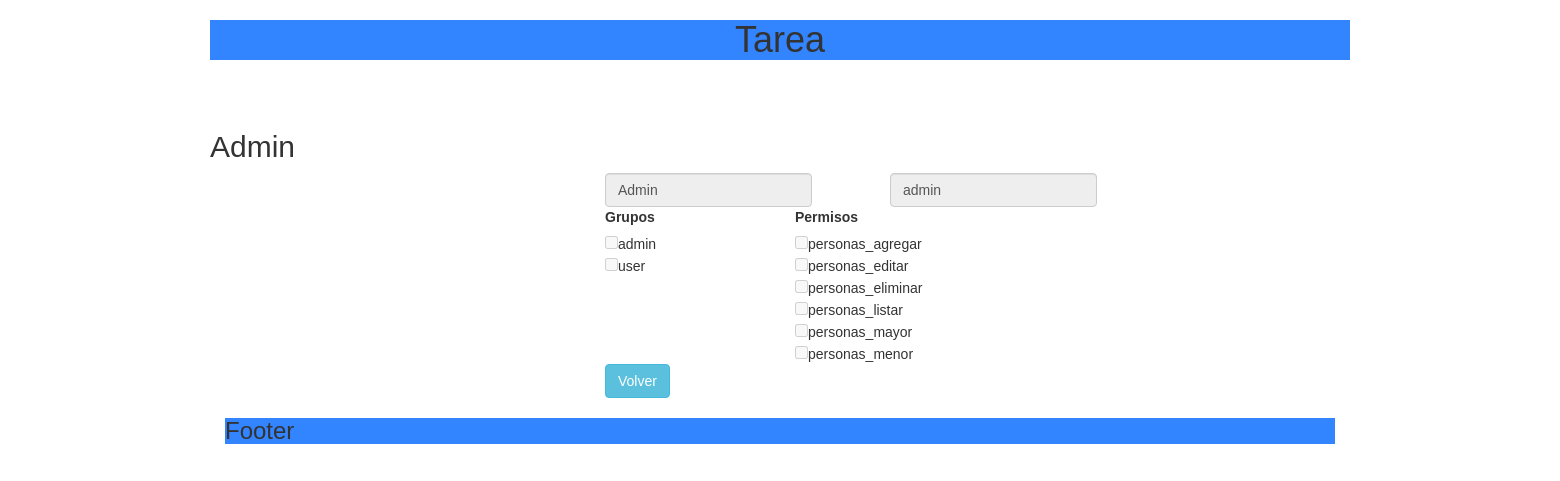
The app's page /verUsuario.php?id=1, older data.
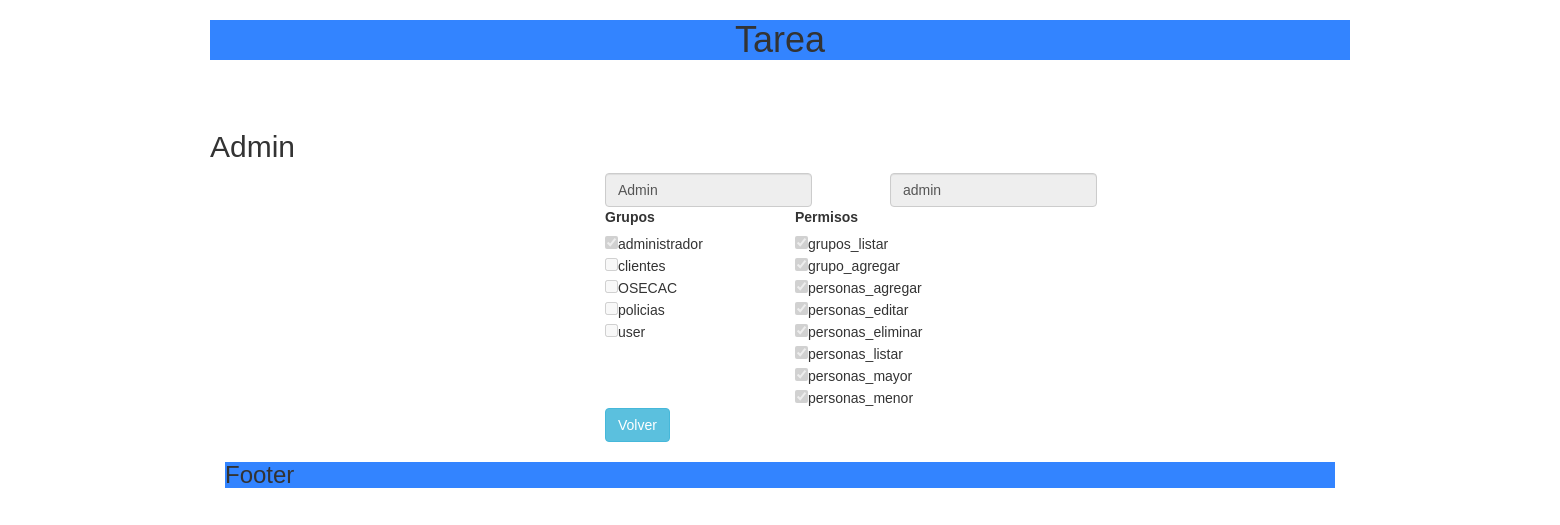
The same page, newer data.
### tables this page shows
CREATE TABLE `usuarios` (
  `id` int(11) NOT NULL,
  `username` varchar(255) NOT NULL,
  `password` varchar(255) NOT NULL,
  `fecha_alta` datetime NOT NULL DEFAULT CURRENT_TIMESTAMP,
  `ultimo_logueo` datetime DEFAULT NULL
);

CREATE TABLE `grupos` (
  `id` int(11) NOT NULL,
  `name` varchar(255) NOT NULL
);

CREATE TABLE `permisos` (
  `id` int(11) NOT NULL,
  `name` varchar(255) NOT NULL
);

### functions/funciones.php (called while the page is built, shortened)
<?php
function getPermisos() {
    $pdo = conectar();
    $statement = $pdo->prepare("SELECT *"
            . "FROM permisos");
    $statement->execute();
    $result = $statement->fetchAll();
    return $result;
}
function getUsuarioConPermisos($id) {
    $pdo = conectar();
    $statement = $pdo->prepare("SELECT u.id as usuario_id, u.username AS username, u.password AS password, p.id AS permiso_id, p.name AS permiso_nombre
                                FROM usuarios u INNER JOIN usuarios_permisos up ON
                                      u.id = up.user_id INNER JOIN permisos p ON
                                      p.id = up.permisos_id
                                WHERE u.id = $id"
    );
    $statement->execute();
    $result = $statement->fetchAll();
    return $result;
}
function getUsuarioConGrupos($id) {
    $pdo = conectar();
    $statement = $pdo->prepare("SELECT u.id AS usuario_id, u.username AS username, u.password AS password, g.id AS grupo_id, g.name AS grupo_name
                                FROM usuarios u INNER JOIN usuarios_grupos ug ON
                                    u.id = ug.user_id INNER JOIN grupos g ON
                                    ug.group_id = g.id
                                WHERE u.id = $id");
    $statement->execute();
    $result = $statement->fetchAll();
    return $result;
}
function usuarioPerteneceGrupo($gruposUsuario, $idGrupo) {
    foreach ($gruposUsuario as $grupo) {
        if ($grupo['grupo_id'] == $idGrupo) {
            return TRUE;
        }
    }
    return FALSE;
}
function getUsuario($id) {
    $pdo = conectar();
    $statement = $pdo->prepare("SELECT *
                                FROM usuarios u
                                WHERE u.id = $id");
    $statement->execute();
    $result = $statement->fetchAll();
    return $result;
}
function grupoTienePermiso($permisosDeGrupos, $idPermiso) {
    foreach ($permisosDeGrupos as $aux) {
        if ($aux['permiso_id'] == $idPermiso) {
            return TRUE;
        }
    }
    return FALSE;
}
function getGrupos() {
    $pdo = conectar();
    $statement = $pdo->prepare("SELECT *
                               FROM grupos");
    $statement->execute();
    $result = $statement->fetchAll();
    return $result;
}
?>

### web/verUsuario.php (the view, shortened to what this page needs)
<?php
require_once("../functions/funciones.php");
?>
<!DOCTYPE html>
<html>
    <head>
        <?php
        $rootpath = $_SERVER['DOCUMENT_ROOT'];
        $path = $rootpath . '/pruebas/_partials/head.php';
        include_once($path);
        ?>
    </head>
    <body>
        <?php
        $path = $rootpath . '/pruebas/_partials/header.php';
        include_once($path);
        ?>
        <br/>
        <br/>
        <?php
        $usuarioID = $_GET['id'];
        $permisosUsuario = getUsuarioConPermisos($usuarioID);
        $gruposUsuario = getUsuarioConGrupos($usuarioID);
        $usuario = getUsuario($usuarioID);
        ?>
             <h2> <?php echo ucfirst($usuario[0]['username']) ?></h2>
            <div id="editarGrupo" class="col-md-12 col-md-offset-4">
                <div class="row">
            <form class="form-inline" action="../functions/funEditarUsuario.php" method="POST">
                <div class="col-sm-3">
                <input type="text" class="form-control" value="<?php echo ucfirst($usuario[0]['username']) ?>" name="username" disabled><br/>
                </div>
                <div class="col-sm-3">
                <input type="text" class="form-control" value="<?php echo $usuario[0]['password'] ?>" name="password" disabled><br/>
                </div>
                </div>
                <div class="row">
                    <div class="col-sm-2">
                <label>Grupos</label><br/>
                <?php
                foreach(getGrupos() as $grupo){
                    if(usuarioPerteneceGrupo($gruposUsuario,$grupo['id'])){
                        $checked = "checked";
                    }else{
                        $checked = "";
                    }
                ?>
                <input type="checkbox" name="grupos[]" value="<?php echo $grupo['id']?>" <?php echo $checked ?> disabled><?php echo $grupo['name'] ?><br/>
               <?php
                }
                ?>
                    </div>
                    <div class="col-sm-3">
                <label>Permisos</label><br/>
                <?php
                foreach(getPermisos() as $permiso){
                    if(grupoTienePermiso($permisosUsuario, $permiso['id'])){
                        $checked = "checked";
                    }else{
                        $checked = "";
                    }
                ?>
                <input type="checkbox" name="permisos[]" value="<?php echo $permiso['id']?>" <?php echo $checked ?> disabled><?php echo $permiso['name'] ?><br/>
                <?php
                }
                ?>
                    </div>
                </div>
                <a href="verUsuarios.php" class="btn btn-info">Volver</a>
        </div>
        <?php
        $path = $rootpath . '/pruebas/_partials/footer.php';
        include_once($path);
        ?>
    </body>
</html>

### _partials/head.php (shortened to what this page needs)
<link href="../web/bootstrap-3.3.7/css/bootstrap.min.css" rel="stylesheet" type="text/css"/>
<link href="../web/css/main.css" rel="stylesheet" type="text/css"/>

### _partials/header.php
<div class="container">
<div id="header">
    <h1 style="text-align:center;">Tarea</h1>
</div>

### _partials/footer.php
<div class="col-md-12">
    <footer>
        <h3>Footer</h3>
    </footer>
</div>
</div>

### web/css/main.css (style rules this page uses)
body { font-family: sans-serif; }
#header, footer { background-color: #3384FF ; width: 100%; }

Row changes from the older to the newer data that the page shows:
changed grupos: id "☐" → "☑"; name "admin" → "administrador"
added grupos: name "clientes"
added grupos: name "OSECAC"
added grupos: name "policias"
added permisos: name "grupos_listar"
added permisos: name "grupo_agregar"
computed for permisos "personas_agregar": id "☐" → "☑"
computed for permisos "personas_editar": id "☐" → "☑"
computed for permisos "personas_eliminar": id "☐" → "☑"
computed for permisos "personas_listar": id "☐" → "☑"
computed for permisos "personas_mayor": id "☐" → "☑"
computed for permisos "personas_menor": id "☐" → "☑"
